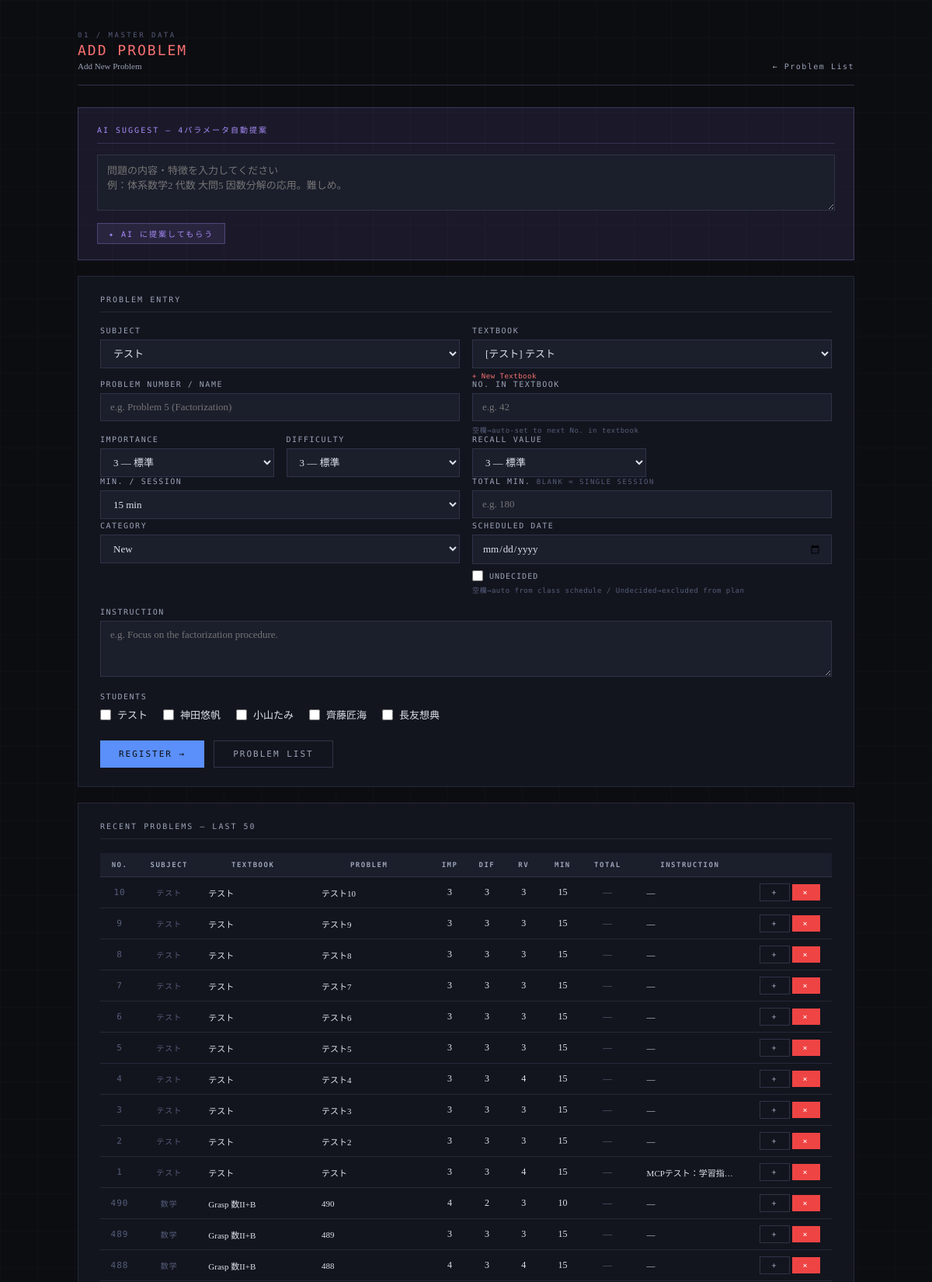
The page /problems (upper part) on the database its author committed.
### tables this page shows
CREATE TABLE students (
            student_id TEXT PRIMARY KEY,
            name TEXT NOT NULL,
            subjects TEXT NOT NULL
        , plan_mode TEXT DEFAULT 'all');

CREATE TABLE problems (
            problem_id INTEGER PRIMARY KEY AUTOINCREMENT,
            subject TEXT NOT NULL,
            textbook TEXT NOT NULL,
            problem_number TEXT NOT NULL,
            importance TEXT NOT NULL,
            type TEXT NOT NULL
        , instruction TEXT, difficulty INTEGER DEFAULT 3, review_value INTEGER DEFAULT 3, estimated_minutes INTEGER DEFAULT 15, textbook_id INTEGER, section_id INTEGER, order_in_textbook INTEGER, total_minutes INTEGER DEFAULT NULL);

### app.py (the view, shortened to what this page needs)
@app.route("/problems", methods=["GET", "POST"])
def problems():
    conn = get_connection()
    c = conn.cursor()
    c.execute("SELECT * FROM students ORDER BY student_id")
    students = c.fetchall()
    c.execute("""
        SELECT p.problem_id, p.subject, p.textbook, p.problem_number,
               p.importance, p.difficulty, p.review_value,
               p.estimated_minutes, p.instruction, p.order_in_textbook
        FROM problems p
        ORDER BY p.problem_id DESC LIMIT 50
    """)
    probs = c.fetchall()
    c.execute("""
        SELECT t.textbook_id, t.name, t.subject,
               s.name as series_name
        FROM textbooks t
        LEFT JOIN series s ON t.series_id = s.series_id
        ORDER BY t.subject, s.name, t.name
    """)
    textbooks_list = c.fetchall()
    c.execute("SELECT DISTINCT subjects FROM students ORDER BY subjects")
    all_subjects = []
    for row in c.fetchall():
        for subj in row["subjects"].split(","):
            s = subj.strip()
            if s and s not in all_subjects:
                all_subjects.append(s)
    all_subjects = sorted(all_subjects)
    conn.close()
    return render_template("problems.html",
                           students=students,
                           problems=probs,
                           textbooks=textbooks_list,
                           all_subjects=all_subjects)

### database.py (called while the page is built)
def get_connection():
    conn = sqlite3.connect(DB_PATH)
    conn.row_factory = sqlite3.Row
    return conn

### templates/problems.html (shortened to what this page needs)
<!DOCTYPE html>
<html lang="ja">
<head>
</head>
<body>
<div class="container">
  <div class="page-header fade-in">
    <div>
      <div class="page-label">01 / Master Data</div>
      <div class="page-title">Add Problem</div>
      <div class="page-title-ja">Add New Problem</div>
    </div>
    <a class="page-header-back" href="/problems/list">Problem List</a>
  </div>
  <div class="ai-box fade-in">
    <div class="ai-box-title">AI Suggest — 4パラメータ自動提案</div>
    <textarea id="ai-input"
      placeholder="問題の内容・特徴を入力してください&#10;例：体系数学2 代数 大問5 因数分解の応用。難しめ。"></textarea>
    <div style="display:flex;gap:12px;align-items:center;margin-top:12px;">
      <button class="btn btn-purple btn-sm" onclick="askAI()">✦ AI に提案してもらう</button>
    </div>
  </div>
  <div class="card fade-in">
    <div class="card-title">Problem Entry</div>
    <form method="POST" id="problem-form">
      <div class="grid-2">
        <div>
          <label>Subject</label>
          <select name="subject" id="f-subject" onchange="filterTextbooks()">
            {% for subj in all_subjects %}
            <option value="{{ subj }}">{{ subj }}</option>
            {% endfor %}
          </select>
        </div>
        <div>
          <label>Textbook</label>
          <select name="textbook_id" id="f-textbook_id">
            {% for t in textbooks %}
            <option value="{{ t.textbook_id }}" data-subject="{{ t.subject }}">
              {% if t.series_name %}[{{ t.series_name }}] {% endif %}{{ t.name }}
            </option>
            {% endfor %}
          </select>
          <p class="hint">
            <a href="/textbooks" style="color:#f87171;">+ New Textbook</a>
          </p>
        </div>
      </div>
      <div class="grid-2" style="margin-top:0;">
        <div>
          <label>Problem Number / Name</label>
          <input type="text" name="problem_number" id="f-problem_number"
            placeholder="e.g. Problem 5 (Factorization)" required>
        </div>
        <div>
          <label>No. in Textbook</label>
          <input type="number" name="order_in_textbook" id="f-order_in_textbook"
            min="1" max="9999" placeholder="e.g. 42">
          <p class="hint">空欄→auto-set to next No. in textbook</p>
        </div>
      </div>
      <div class="grid-4" style="margin-top:0;">
        <div>
          <label>Importance</label>
          <select name="importance" id="f-importance">
            <option value="3" selected>3 — 標準</option>
          </select>
        </div>
        <div>
          <label>Difficulty</label>
          <select name="difficulty" id="f-difficulty">
            <option value="3" selected>3 — 標準</option>
          </select>
        </div>
        <div>
          <label>Recall Value</label>
          <select name="review_value" id="f-review_value">
            <option value="3" selected>3 — 標準</option>
          </select>
        </div>
      </div>
      <div class="grid-2" style="margin-top:0;">
        <div>
          <label>Min. / Session</label>
          <select name="estimated_minutes" id="f-estimated_minutes">
            {% for m in range(5, 125, 5) %}
            <option value="{{ m }}" {% if m == 15 %}selected{% endif %}>{{ m }} min</option>
            {% endfor %}
          </select>
        </div>
        <div>
          <label>Total Min. <span style="color:var(--text-dim);font-size:9px;">blank = single session</span></label>
          <input type="number" name="total_minutes" id="f-total_minutes"
            min="5" max="999" step="5" placeholder="e.g. 180">
        </div>
      </div>
      <div class="grid-2" style="margin-top:0;">
        <div>
          <label>Category</label>
          <select name="category" id="f-category">
            <option value="予習" selected>New</option>
          </select>
        </div>
        <div>
          <label>Scheduled Date</label>
          <input type="date" name="scheduled_date" id="f-scheduled_date">
          <div style="display:flex;align-items:center;gap:8px;margin-top:8px;">
            <input type="checkbox" name="undecided" value="1" id="f-undecided"
              style="accent-color:var(--blue);width:14px;height:14px;"
              onchange="toggleDate(this)">
            <label for="f-undecided" style="font-family:'DM Mono',monospace;font-size:10px;
              letter-spacing:1px;text-transform:uppercase;color:var(--text-muted);
              margin:0;cursor:pointer;">Undecided</label>
          </div>
          <p class="hint">空欄→auto from class schedule / Undecided→excluded from plan</p>
        </div>
      </div>
      <label>Instruction</label>
      <textarea name="instruction" id="f-instruction"
        placeholder="e.g. Focus on the factorization procedure."></textarea>
      <label>Students</label>
      <div class="student-checks">
        {% for s in students %}
        <label>
          <input type="checkbox" name="student_ids" value="{{ s.student_id }}">
          {{ s.name }}
        </label>
        {% endfor %}
      </div>
      <div style="margin-top:24px;display:flex;gap:12px;">
        <button type="submit" class="btn btn-primary">Register →</button>
        <a href="/problems/list" class="btn btn-ghost">Problem List</a>
      </div>
    </form>
  </div>
  <div class="card fade-in">
    <div class="card-title">Recent Problems — Last 50</div>
    <div style="overflow-x:auto;">
    <table class="data-table">
      <thead>
        <tr>
          <th>No.</th><th>Subject</th><th>Textbook</th><th>Problem</th>
          <th>Imp</th><th>Dif</th><th>RV</th><th>Min</th><th>Total</th><th>Instruction</th><th></th>
        </tr>
      </thead>
      <tbody>
      {% for p in problems %}
      <tr id="row-{{ p.problem_id }}">
        <td class="meta-text" style="font-family:'DM Mono',monospace;font-size:11px;">
          {{ p.order_in_textbook or '—' }}
        </td>
        <td class="meta-text">{{ p.subject }}</td>
        <td class="left" style="max-width:130px;overflow:hidden;text-overflow:ellipsis;white-space:nowrap;font-size:11px;">
          {{ p.textbook }}
        </td>
        <td class="editable-cell left" data-problem="{{ p.problem_id }}" data-field="problem_number"
          style="max-width:150px;">
          <span class="editable" ondblclick="startTextLineEdit(this)"
            style="font-size:11px;display:block;overflow:hidden;text-overflow:ellipsis;white-space:nowrap;max-width:150px;">
            {{ p.problem_number }}
          </span>
        </td>
        <td class="editable-cell" data-problem="{{ p.problem_id }}" data-field="importance">
          <span class="editable" ondblclick="startNumEdit(this)">{{ p.importance }}</span>
        </td>
        <td class="editable-cell" data-problem="{{ p.problem_id }}" data-field="difficulty">
          <span class="editable" ondblclick="startNumEdit(this)">{{ p.difficulty }}</span>
        </td>
        <td class="editable-cell" data-problem="{{ p.problem_id }}" data-field="review_value">
          <span class="editable" ondblclick="startNumEdit(this)">{{ p.review_value }}</span>
        </td>
        <td class="editable-cell" data-problem="{{ p.problem_id }}" data-field="estimated_minutes">
          <span class="editable" ondblclick="startNumEdit(this, 5, 120, 5)">{{ p.estimated_minutes }}</span>
        </td>
        <td class="editable-cell" data-problem="{{ p.problem_id }}" data-field="total_minutes"><span class="editable" ondblclick="startNumEdit(this, 5, 999, 5)" style="color:var(--text-dim);">{{ p.total_minutes if p.total_minutes else '—' }}</span></td>
        <td class="editable-cell left" data-problem="{{ p.problem_id }}" data-field="instruction"
          style="max-width:140px;">
          <span class="editable" ondblclick="startTextAreaEdit(this)"
            style="font-size:11px;display:block;overflow:hidden;text-overflow:ellipsis;white-space:nowrap;max-width:140px;">
            {{ p.instruction or '—' }}
          </span>
        </td>
        <td>
          <button class="btn btn-ghost btn-sm"
            onclick="showAddAssignment({{ p.problem_id }})"
            title="Add to assignments">+</button>
          <button class="btn btn-danger btn-sm"
            onclick="deleteProblem({{ p.problem_id }}, this)">×</button>
        </td>
      </tr>
      {% endfor %}
      </tbody>
    </table>
    </div>
  </div>
</div>
</body>
</html>

### rows shown on the page
students: name "テスト"
students: name "神田悠帆"
students: name "小山たみ"
students: name "齊藤匠海"
students: name "長友想典"
problems: order_in_textbook "10", subject "テスト", textbook "テスト", problem_number "テスト10", importance "3", difficulty "3", review_value "3", estimated_minutes "15", total_minutes "—", instruction "—"
problems: order_in_textbook "9", subject "テスト", textbook "テスト", problem_number "テスト9", importance "3", difficulty "3", review_value "3", estimated_minutes "15", total_minutes "—", instruction "—"
problems: order_in_textbook "8", subject "テスト", textbook "テスト", problem_number "テスト8", importance "3", difficulty "3", review_value "3", estimated_minutes "15", total_minutes "—", instruction "—"
problems: order_in_textbook "7", subject "テスト", textbook "テスト", problem_number "テスト7", importance "3", difficulty "3", review_value "3", estimated_minutes "15", total_minutes "—", instruction "—"
problems: order_in_textbook "6", subject "テスト", textbook "テスト", problem_number "テスト6", importance "3", difficulty "3", review_value "3", estimated_minutes "15", total_minutes "—", instruction "—"
problems: order_in_textbook "5", subject "テスト", textbook "テスト", problem_number "テスト5", importance "3", difficulty "3", review_value "3", estimated_minutes "15", total_minutes "—", instruction "—"
problems: order_in_textbook "4", subject "テスト", textbook "テスト", problem_number "テスト4", importance "3", difficulty "3", review_value "4", estimated_minutes "15", total_minutes "—", instruction "—"
problems: order_in_textbook "3", subject "テスト", textbook "テスト", problem_number "テスト3", importance "3", difficulty "3", review_value "3", estimated_minutes "15", total_minutes "—", instruction "—"
problems: order_in_textbook "2", subject "テスト", textbook "テスト", problem_number "テスト2", importance "3", difficulty "3", review_value "3", estimated_minutes "15", total_minutes "—", instruction "—"
problems: order_in_textbook "1", subject "テスト", textbook "テスト", problem_number "テスト", importance "3", difficulty "3", review_value "4", estimated_minutes "15", total_minutes "—", instruction "MCPテスト：学習…"
problems: order_in_textbook "490", subject "数学", textbook "Grasp 数II+B", problem_number "490", importance "4", difficulty "2", review_value "3", estimated_minutes "10", total_minutes "—", instruction "—"
problems: order_in_textbook "489", subject "数学", textbook "Grasp 数II+B", problem_number "489", importance "3", difficulty "3", review_value "3", estimated_minutes "15", total_minutes "—", instruction "—"
problems: order_in_textbook "488", subject "数学", textbook "Grasp 数II+B", problem_number "488", importance "4", difficulty "3", review_value "4", estimated_minutes "15", total_minutes "—", instruction "—"

### other values the page prints
form field subject "テスト"
form field estimated_minutes "15 min"
